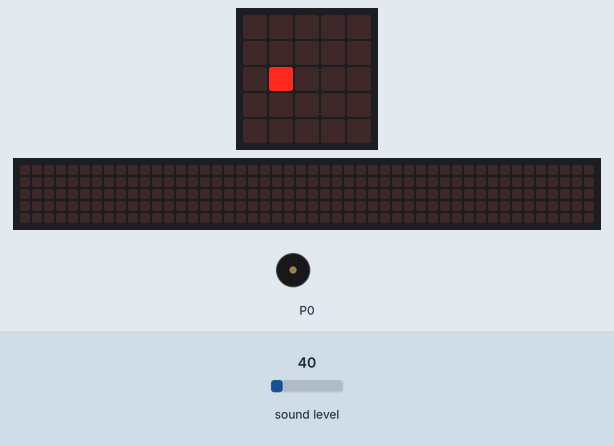
Bench run of a program on a simulated BBC micro:bit (MakeCode). On the bench: the board's 5×5 LED display, a strip that is not on the board, showing the scrolling text unrolled, buzzer (waves = sounding). The test bench sets the inputs (shaded band); at power-on: sound level 40. Dim RGB values are drawn brighter than linear; the 48×5 strip is a reading aid, not a part: it shows the text the display is scrolling, unrolled, one strip-width of it at a time.

Above: at 12.2 s.
At 16.6 s:
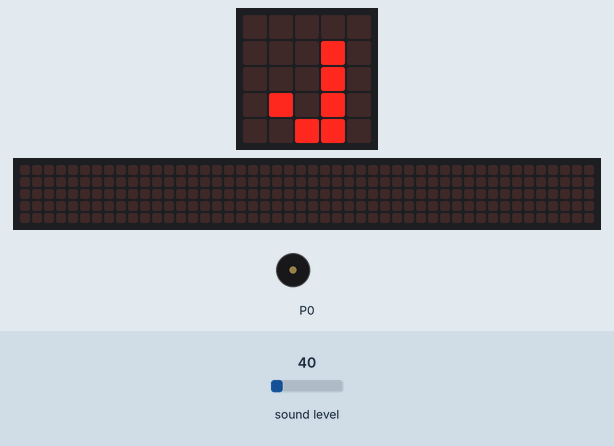
At 19.6 s:
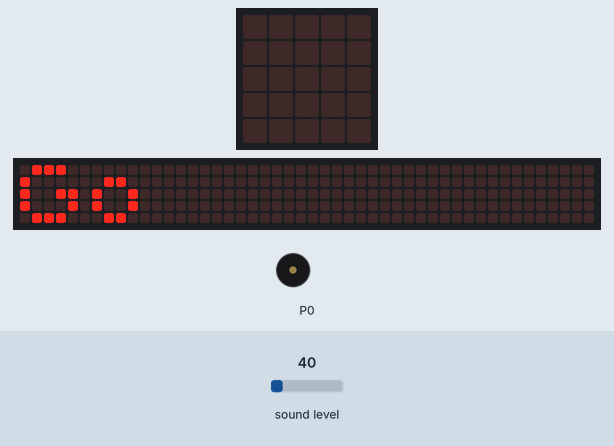
At 20.7 s:
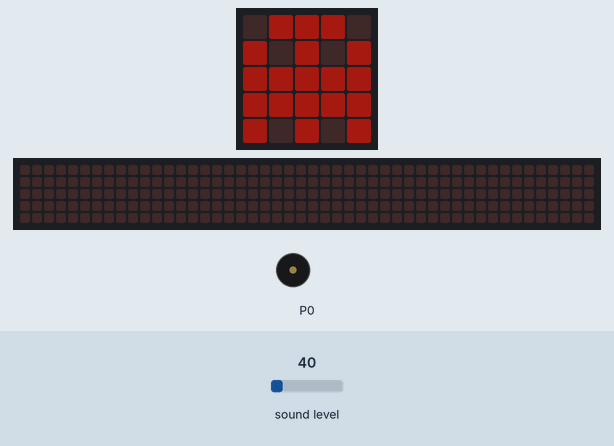
Timing chart, 0 to 22.2 s (numbered marks = the images above):
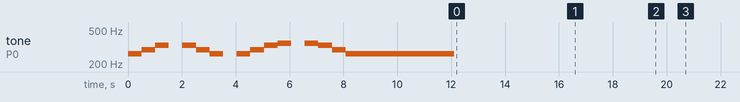

Measured:
- what the display in image 0 shows lasts 0.4 s, from 12.1 s to 12.5 s

The program:

main.ts
```typescript
music.playMelody("C D E - E D C - ", 120)
music.playMelody("C D E F - F E D ", 120)
music.playMelody("C C C C C C C C ", 120)
basic.showLeds(`
    . . . . .
    . . . . .
    . # . . .
    . . . . .
    . . . . .
    `)
basic.showLeds(`
    . . . . .
    . . . . .
    . . # . .
    . . . . .
    . . . . .
    `)
basic.showLeds(`
    . . . . .
    . . . . .
    . . . # .
    . . . . .
    . . . . .
    `)
basic.showLeds(`
    . . . . .
    . . . . .
    . # . . .
    . . . . .
    . . . . .
    `)
basic.showLeds(`
    . . . . .
    . . . . .
    . . # . .
    . . . . .
    . . . . .
    `)
basic.showLeds(`
    . . . . .
    . . . . .
    . . . # .
    . . . . .
    . . . . .
    `)
basic.showLeds(`
    . . . . .
    . . . . .
    . . . . .
    . # . . .
    . . . . .
    `)
basic.showLeds(`
    . . . . .
    . . . . .
    . . . . .
    . # . . .
    . . # . .
    `)
basic.showLeds(`
    . . . . .
    . . . . .
    . . . . .
    . # . . .
    . . # # .
    `)
basic.showLeds(`
    . . . . .
    . . . . .
    . . . . .
    . # . # .
    . . # # .
    `)
basic.showLeds(`
    . . . . .
    . . . . .
    . . . # .
    . # . # .
    . . # # .
    `)
basic.showLeds(`
    . . . . .
    . . . # .
    . . . # .
    . # . # .
    . . # # .
    `)
basic.showLeds(`
    . . . # .
    . . . # .
    . . . # .
    . # . # .
    . . # # .
    `)
basic.showString("Go")
basic.showIcon(IconNames.Ghost)
basic.forever(function () {
    led.setBrightness(input.soundLevel())
})
```

test.ts
```typescript
// Hier kann man Tests durchführen; diese Datei wird nicht kompiliert, wenn dieses Paket als Erweiterung verwendet wird.
```
